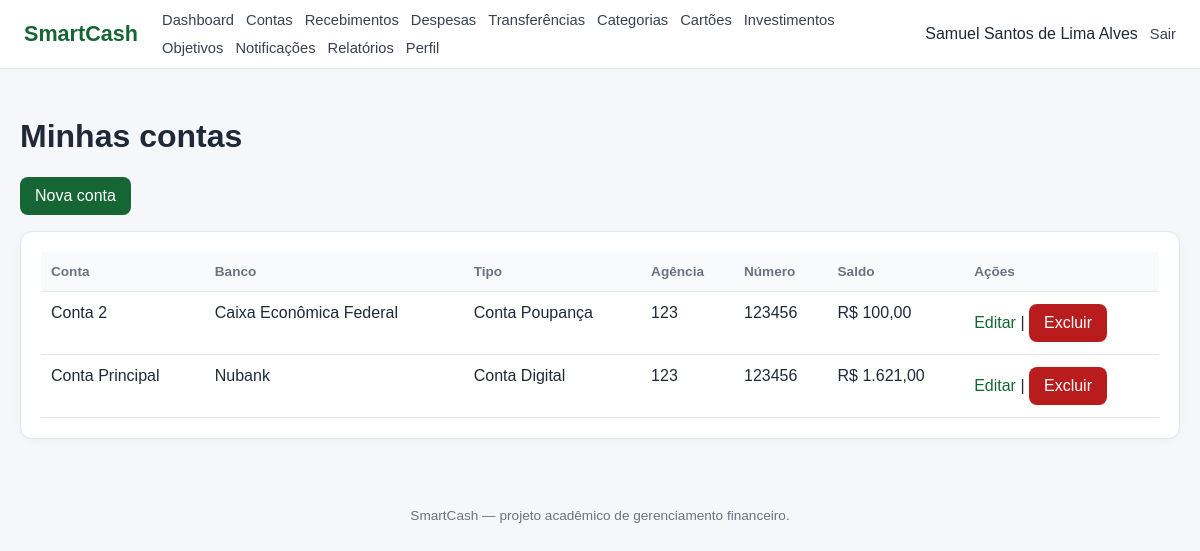
The app's page /contas/index.php (signed in) with its own data.
### tables this page shows
CREATE TABLE `conta` (
  `id_conta` int NOT NULL,
  `id_usuario` int NOT NULL,
  `id_banco` int NOT NULL,
  `id_tipo_conta` int NOT NULL,
  `nome_conta` varchar(100) NOT NULL,
  `num_conta` varchar(30) DEFAULT NULL,
  `agencia` varchar(20) DEFAULT NULL,
  `saldo_atual` decimal(15,2) NOT NULL DEFAULT '0.00'
);

CREATE TABLE `banco` (
  `id_banco` int NOT NULL,
  `nome` varchar(100) NOT NULL,
  `codigo_banco` varchar(10) DEFAULT NULL
);

CREATE TABLE `tipo_conta` (
  `id_tipo_conta` int NOT NULL,
  `nome` varchar(50) NOT NULL,
  `descricao` varchar(255) DEFAULT NULL
);

### includes/functions.php (called while the page is built, shortened)
<?php
function e(mixed $value): string
{
    return htmlspecialchars(
        (string)($value ?? ''),
        ENT_QUOTES,
        'UTF-8'
    );
}
function money(float|int|string|null $value): string
{
    return 'R$ ' . number_format(
        (float)$value,
        2,
        ',',
        '.'
    );
}

### contas/index.php (the view, shortened to what this page needs)
<?php
require_once __DIR__ . '/../config/database.php';
require_once __DIR__ . '/../includes/auth.php';
require_once __DIR__ . '/../includes/functions.php';
$stmt = $pdo->prepare(
    'SELECT c.*, b.nome AS banco, tc.nome AS tipo
     FROM CONTA c
     INNER JOIN BANCO b ON b.id_banco = c.id_banco
     INNER JOIN TIPO_CONTA tc ON tc.id_tipo_conta = c.id_tipo_conta
     WHERE c.id_usuario = :usuario
     ORDER BY c.nome_conta'
);
$stmt->execute(['usuario' => $id_usuario]);
$contas = $stmt->fetchAll();
require __DIR__ . '/../includes/header.php';
?>
<h1>Minhas contas</h1>
<p>
    <a class="button" href="cadastrar.php">Nova conta</a>
</p>
<div class="card">
<table>
    <thead>
    <tr>
        <th>Conta</th>
        <th>Banco</th>
        <th>Tipo</th>
        <th>Agência</th>
        <th>Número</th>
        <th>Saldo</th>
        <th>Ações</th>
    </tr>
    </thead>
    <tbody>
    <?php foreach ($contas as $conta): ?>
        <tr>
            <td><?= e($conta['nome_conta']) ?></td>
            <td><?= e($conta['banco']) ?></td>
            <td><?= e($conta['tipo']) ?></td>
            <td><?= e($conta['agencia']) ?></td>
            <td><?= e($conta['num_conta']) ?></td>
            <td><?= money((float) $conta['saldo_atual']) ?></td>
            <td>
                <a href="editar.php?id=<?= (int) $conta['id_conta'] ?>">Editar</a>
                |
                <form class="inline-form" method="post" action="excluir.php">
                    <button type="submit" class="danger"
                            data-confirm="Excluir esta conta? A conta só poderá ser excluída se não houver registros dependentes e seu saldo for zero.">
                        Excluir
                    </button>
                </form>
            </td>
        </tr>
    <?php endforeach; ?>
    </tbody>
</table>
</div>
<?php require __DIR__ . '/../includes/footer.php'; ?>

### includes/header.php (shortened to what this page needs)
<?php
require_once __DIR__ . '/functions.php';
$basePath = $basePath ?? '../';
$userName = $_SESSION['nome_usuario'] ?? 'Usuário';
?>
<!DOCTYPE html>
<html lang="pt-BR">
<head>
    <link rel="stylesheet" href="<?= e($basePath) ?>assets/css/style.css">
</head>
<body>
<header class="topbar">
    <a class="brand" href="<?= e($basePath) ?>dashboard/index.php">
        SmartCash
    </a>
    <nav class="nav">
        <a href="<?= e($basePath) ?>dashboard/index.php">
            Dashboard
        </a>
        <a href="<?= e($basePath) ?>contas/index.php">
            Contas
        </a>
        <a href="<?= e($basePath) ?>recebimentos/index.php">
            Recebimentos
        </a>
        <a href="<?= e($basePath) ?>despesas/index.php">
            Despesas
        </a>
        <a href="<?= e($basePath) ?>transferencias/index.php">
            Transferências
        </a>
        <a href="<?= e($basePath) ?>categorias/index.php">
            Categorias
        </a>
        <a href="<?= e($basePath) ?>cartoes/index.php">
            Cartões
        </a>
        <a href="<?= e($basePath) ?>investimentos/index.php">
            Investimentos
        </a>
        <a href="<?= e($basePath) ?>objetivos/index.php">
            Objetivos
        </a>
        <a href="<?= e($basePath) ?>notificacoes/index.php">
            Notificações
        </a>
        <a href="<?= e($basePath) ?>relatorios/despesas.php">
            Relatórios
        </a>
        <a href="<?= e($basePath) ?>usuario/perfil.php">
            Perfil
        </a>
    </nav>
    <div class="user-menu">
        <span>
            <?= e($userName) ?>
        </span>
        <a href="<?= e($basePath) ?>logout.php">
            Sair
        </a>
    </div>
</header>
<main class="container">

### includes/footer.php (shortened to what this page needs)
</main>
<footer class="footer">
    <p>SmartCash — projeto acadêmico de gerenciamento financeiro.</p>
</footer>
</body>
</html>

### assets/css/style.css (style rules this page uses)
* { box-sizing: border-box; }
body { margin: 0; font-family: Arial, Helvetica, sans-serif; background: #f5f7fb; color: #1f2937; }
a { color: #166534; text-decoration: none; }
.topbar { min-height: 64px; background: #fff; border-bottom: 1px solid #e5e7eb; display: flex; align-items: center; gap: 24px; padding: 12px 24px; position: sticky; top: 0; z-index: 10; }
.brand { font-size: 1.35rem; font-weight: 800; color: #166534; text-decoration: none; }
.nav { display: flex; gap: 12px; flex-wrap: wrap; flex: 1; }
.nav a, .user-menu a { color: #374151; text-decoration: none; font-size: .92rem; }
.user-menu { display: flex; gap: 12px; align-items: center; }
.container { max-width: 1200px; margin: 0 auto; padding: 28px 20px; }
.card, .table-card, .form-card { background: #fff; border: 1px solid #e5e7eb; border-radius: 12px; padding: 20px; box-shadow: 0 2px 8px rgba(15, 23, 42, .04); }
.btn, .button, button { display: inline-block; border: 0; border-radius: 8px; padding: 10px 15px; text-decoration: none; cursor: pointer; font-weight: 600; background: #166534; color: #fff; font: inherit; }
.btn-danger, .danger { background: #b91c1c; color: #fff; }
.inline-form { display: inline; padding: 0; margin: 0; background: none; border: 0; box-shadow: none; }
table { width: 100%; border-collapse: collapse; background: #fff; }
th, td { text-align: left; padding: 12px 10px; border-bottom: 1px solid #e5e7eb; vertical-align: top; }
th { font-size: .85rem; color: #6b7280; background: #f9fafb; }
.footer { text-align: center; padding: 28px; color: #6b7280; font-size: .85rem; }

### records on screen
conta: nome_conta "Conta 2", id_banco.nome "Caixa Econômica Federal", id_tipo_conta.nome "Conta Poupança", agencia "123", num_conta "123456", saldo_atual "R$ 100,00"
conta: nome_conta "Conta Principal", id_banco.nome "Nubank", id_tipo_conta.nome "Conta Digital", agencia "123", num_conta "123456", saldo_atual "R$ 1.621,00"

### other values on screen
$userName "Samuel Santos de Lima Alves"
